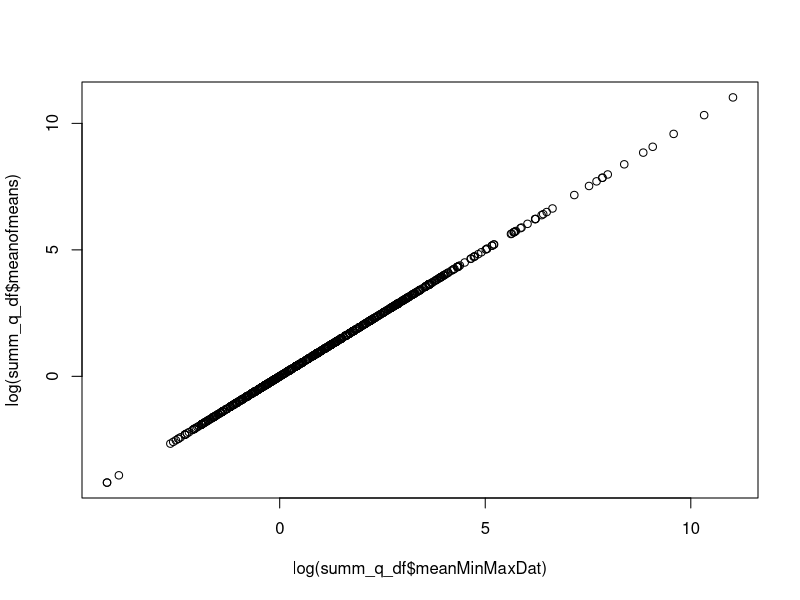
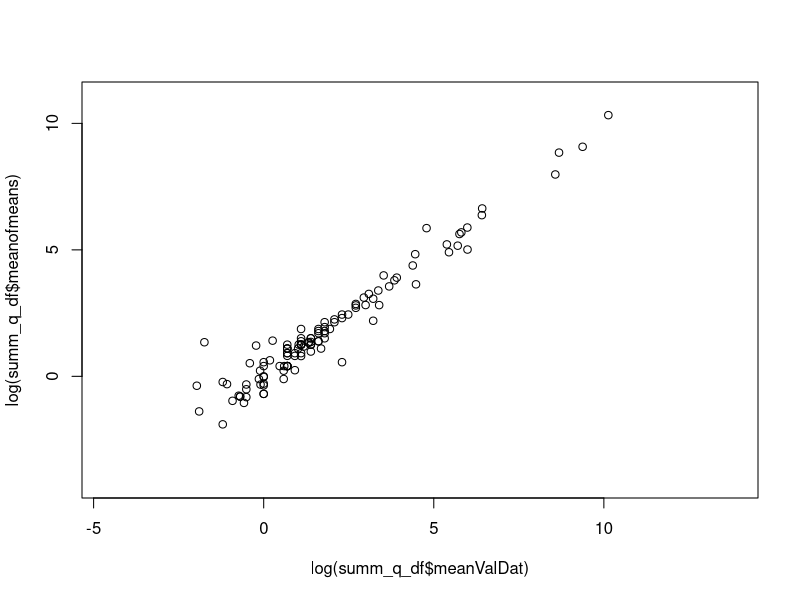

These figures' R source, in order: (Note: this script raises an error after producing the figures.)
rm(list=ls())

#load libraries
library(tidyverse)
library(gtools)

#import data
df<-read.csv("data/qryDiveRS_Data_2023-05-21.csv")
str(df)

#extract quant data only
q_df<-df[grep("(C1)",df$NChrDat),]

#remove extra metadata columns
q_df<-q_df[,c(1,2,3,6:8)]

#calculate mean value (VAL,MIN,MAX) for each trait for each species
summ_q_df<-q_df %>% group_by(NTaxDat,NChrDat) %>% summarise(meanValDat = mean(ValDat, na.rm=TRUE), meanMinDat = mean(MinDat, na.rm=TRUE), meanMaxDat = mean(MaxDat, na.rm=TRUE), meanMinMaxDat = mean(c(MinDat, MaxDat), na.rm=TRUE) )
#view(summ_q_df)

###
# Note: there are alternative, perhaps better, ways to summarise the quantitative trait
# values per species, particularly when min/max data are available.
###

###
# Exploring mean of means 
###

#make column for mean of means
summ_q_df$meanofmeans<-(summ_q_df$meanMinDat + summ_q_df$meanMaxDat)/2

#column of true or false whether values match
summ_q_df$true_false <- summ_q_df$meanofmeans == summ_q_df$meanMinMaxDat

#what is the relation between mean of all min/max values, and mean of means
plot(log(summ_q_df$meanMinMaxDat),log(summ_q_df$meanofmeans))

#relation between mean Val and mean of means
plot(log(summ_q_df$meanValDat),log(summ_q_df$meanofmeans))

#df where values are not equal (NOTE: they appear to be equal)
summ_q_df[grep("TRUE",!summ_q_df$meanMinMaxDat==summ_q_df$meanofmeans),]

#only data with min values
q_df_min<-q_df[!is.na(q_df$MinDat),]

#counts per species per trait
df2 <- q_df_min[,c(2:3)] %>% group_by(NTaxDat , NChrDat) %>% 
  summarise(total_count=n(),.groups = 'drop') %>% 
  as.data.frame()

#view(q_df_min)
#view(df2)

#replace missing VAL with values calculated from min/max
for(i in 1:length(summ_q_df$meanValDat)){
  
  if(is.na(summ_q_df$meanValDat[i])){
    
    # option #1
    # if val is NA, replace with mean of min and max
    # Note: if one of min/max is NA then this may produce an NA 
    # Note 2: this should be the same as method below, but leabing this in just in case
    # (this doesnt occur in latest dataset after cursory check 07/07/23)
    
    #summ_q_df$meanValDat[i] <- (summ_q_df$meanMinDat[i] + summ_q_df$meanMaxDat[i]) / 2
    
    #option #2
    # if val is NA replace with mean of all min and max values
    
    summ_q_df$meanValDat[i] <- summ_q_df$meanMinMaxDat[i]
    
  }
}

#examine data
#view(summ_q_df)

#are any NA present?
table(is.na(summ_q_df$meanValDat))

#pivot to wide format with traits as columns
df.wide <- pivot_wider(summ_q_df, names_from = NChrDat, values_from = c(meanValDat,meanMinDat,meanMaxDat),id_cols = c(NTaxDat))
#view(df.wide)

#write output csv
write.csv(df.wide,"outputs/proteus_quantitative.csv")

